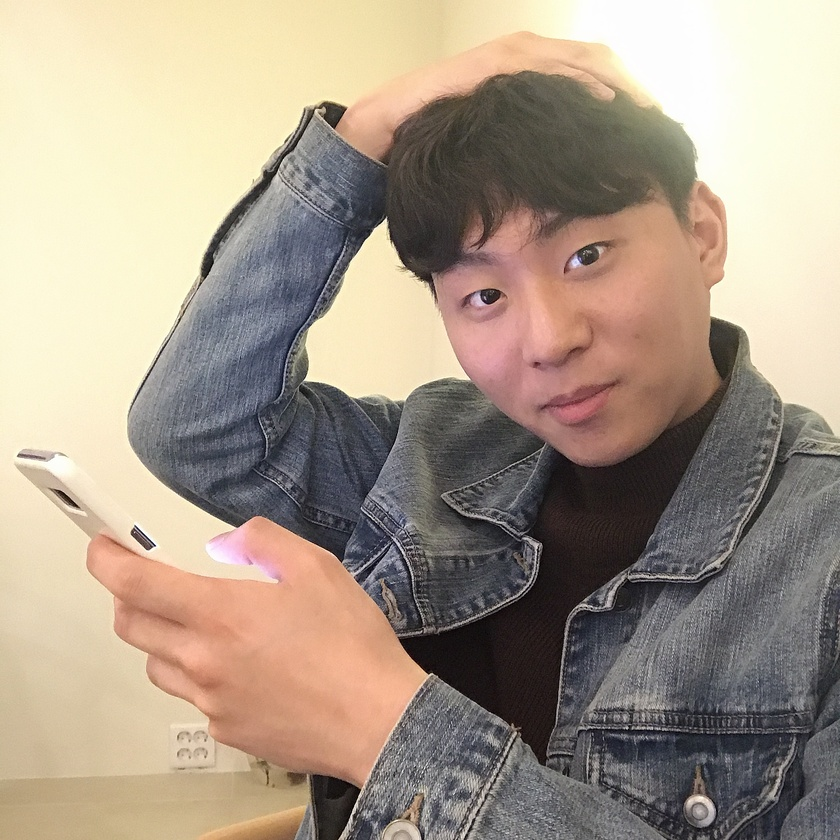
//> input picture 인터넷DB응용/Web/WebContent/images/pic02.jpg, 840 x 840 px, shrunk from 1923 x 1923 before the run, given in place of worldleaders_atUN.jpg, which was not available
$ ./morphologytest   (built with g++ and OpenCV 4)
//> lines starting //> are read from the running program, lines starting //| are printed output that depends on the picture; after the words box and inside, x2 and y2 are one past the last pixel; in counts of white or black regions, pixels touching at a corner belong together; pictures that were not available may be replaced by others from this repository, and a replacement may not be noted
#include <iostream>
#include <opencv\cxcore.hpp>
#include <opencv\cv.hpp>
#include <opencv.hpp>
#include <opencv\highgui.h>
#include <Windows.h>


using namespace cv;
using namespace std;

void morphrocessor(char *);
void skin_color_processor(Mat img, Mat face);
bool isskin(Vec3b px3);
bool isskin_Peer(uchar r, uchar g, uchar b);
Mat locateFaces(Mat mface);
void drawREBounds(Mat, vector<vector<Point>>, vector<Vec4i>, Mat);
void main(int argc, char* argv[]) {
	morphrocessor("모폴로지");

}
void drawREBounds(Mat canny_oput, vector<vector<Point>> contours, vector<Vec4i> hierarchy, Mat drawing) {
	vector<RotatedRect> minRect(contours.size());
	vector<RotatedRect> minEllipse(contours.size());
	RNG rng(12345);
	//- compute Rects and Ellipses -
	for (int i = 0; i < contours.size(); i++) {
		if (contours[i].size() > 100) {
			minRect[i] = minAreaRect(Mat(contours[i]));//가장작은감싸는 사각형
			minEllipse[i] = fitEllipse(Mat(contours[i]));//가장작은 감싸는 타원
		}
	}
	// -draw Rects and Ellipses-
	for (int i = 0; i < contours.size(); i++) {
		Scalar color = Scalar(rng.uniform(0, 255), rng.uniform(0, 255), rng.uniform(0, 255));
		ellipse(drawing, minEllipse[i], color, 1, 8);
		//사각형그려주는함수가 없음.
		Point2f rect_points[4];
		minRect[i].points(rect_points);
		for (int j = 0; j < 4; j++) {
			line(drawing, rect_points[j], rect_points[(j + 1) % 4], color, 1, 8);
		}
	}
}
Mat locateFaces(Mat mface) {
	Mat canny_oput;
	vector<vector<Point>> contours;
	vector<Vec4i> hierarchy;
	RNG rng(12345);//random number generation
	int thresh = 100;//for Canny

	Canny(mface, canny_oput, thresh, thresh * 2, 3); //aperture
	findContours(canny_oput, contours, hierarchy, CV_RETR_TREE, CV_CHAIN_APPROX_SIMPLE, Point(0, 0));
	//draw contours opengl
	Mat drawing = Mat::zeros(canny_oput.size(), CV_8UC3);
	for (int i = 0; i < contours.size(); i++) {
		//랜덤색을 생성.rgb
		Scalar color = Scalar(rng.uniform(0, 255), rng.uniform(0, 255), rng.uniform(0, 255));
		drawContours(drawing, contours, i, color, 2, 8, hierarchy, 0, Point());
		//1=thick(테두리의 굵기
		//8=line_type
	}
	drawREBounds(canny_oput, contours, hierarchy, drawing);
	return drawing;
}
void morphrocessor(char* w0) {
//> called with w0 = "모폴로지"
	Mat img = imread("worldleaders_atUN.jpg", CV_LOAD_IMAGE_COLOR);
//> img is the input picture: 840 rows x 840 cols, CV_8UC3; mean B, G, R 136.7, 152.8, 167.4
	Mat face = Mat::zeros(Size(img.cols, img.rows), CV_8U);
	Mat mface = face.clone();
	if (img.empty()) { cout << "사진없음" << endl; return; }
	namedWindow(w0, CV_WINDOW_AUTOSIZE);
	imshow(w0, img);
	moveWindow(w0, 100, 100);
	waitKey(0);
	skin_color_processor(img, face);
//> after the loop in skin_color_processor, `for (int i = 0; i < img.rows; i++)`:
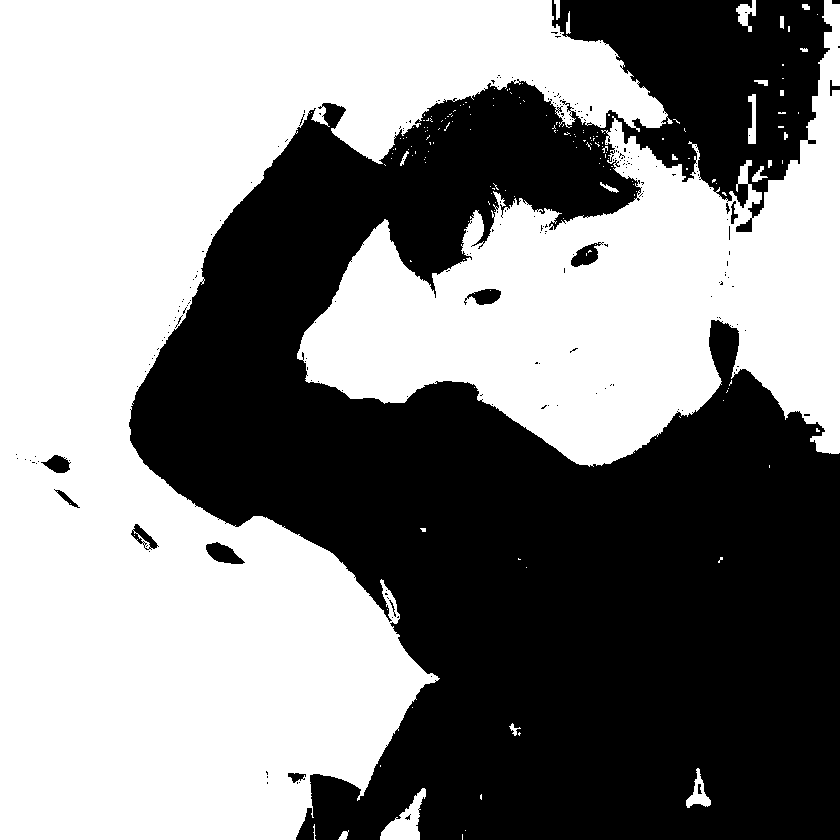
//> face: 840 rows x 840 cols, CV_8UC1; 53.5% white; 221 black regions (207 under 20 px), largest, box (x1, y1, x2, y2) and area: (129, 0, 840, 840) 325409, (206, 542, 245, 564) 496, (571, 242, 604, 267) 417
	imshow("얼굴", face);
	waitKey(0);
	//- Morphgy: erode/dilate/open/close -
	if (0) {
		erode(face, mface, Mat(), Point(-1, -1), 2);//모폴로지 횟수
		dilate(face, mface, Mat(), Point(-1, -1), 2);
	}
	else {
		Mat mel(5, 5, CV_8U, Scalar(1));
		morphologyEx(face, mface, MORPH_OPEN, mel);
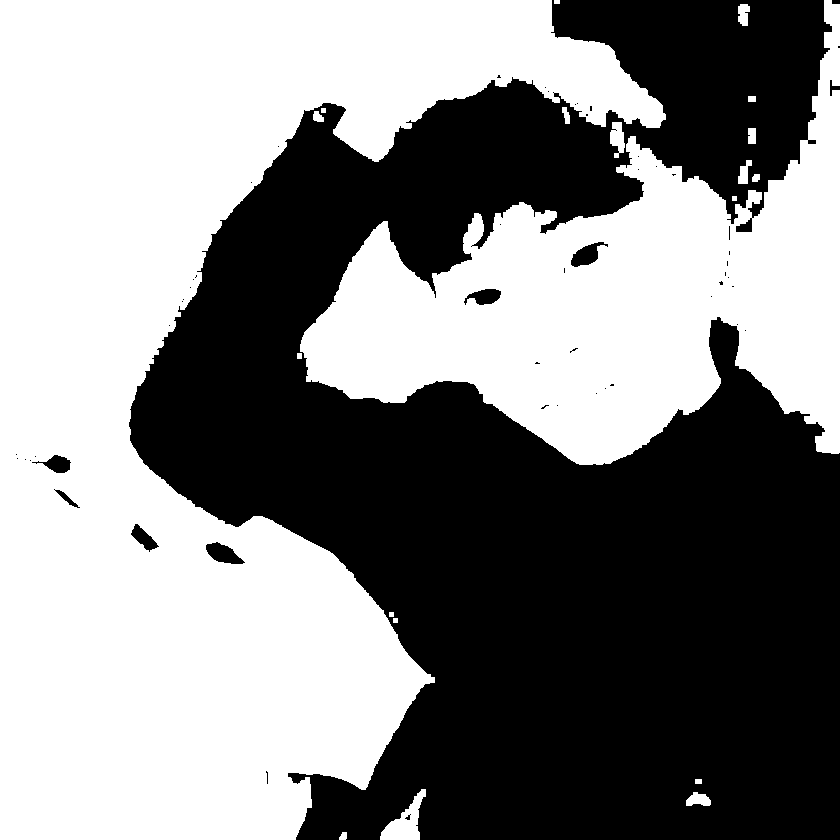
//> mface: 840 rows x 840 cols, CV_8UC1; 52.8% white; 55 black regions (46 under 20 px), largest, box (x1, y1, x2, y2) and area: (129, 0, 840, 840) 330526, (206, 542, 245, 564) 496, (571, 242, 608, 267) 463
		morphologyEx(mface, mface, MORPH_CLOSE, mel);
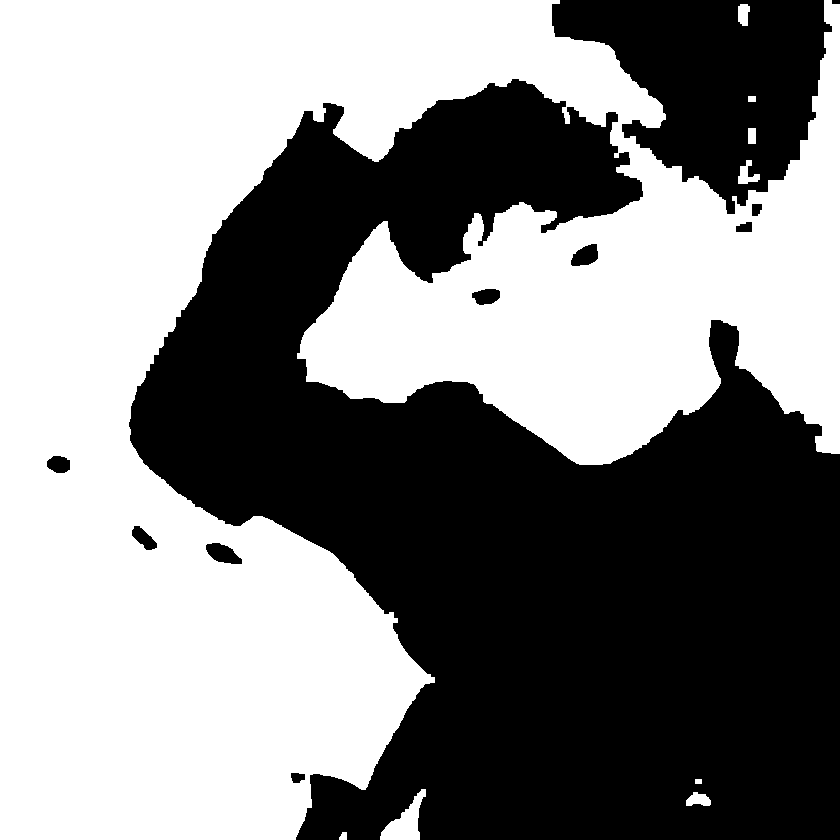
//> mface: 840 rows x 840 cols, CV_8UC1; 53% white; 11 black regions, largest, box (x1, y1, x2, y2) and area: (129, 79, 840, 840) 294775, (552, 0, 832, 214) 34613, (206, 543, 242, 564) 487

	}
	imshow(w0, mface);
	waitKey(0);
	Mat fcontr = locateFaces(mface);
//> in locateFaces, `Canny(mface, canny_oput, thresh, thresh * 2, 3);`:
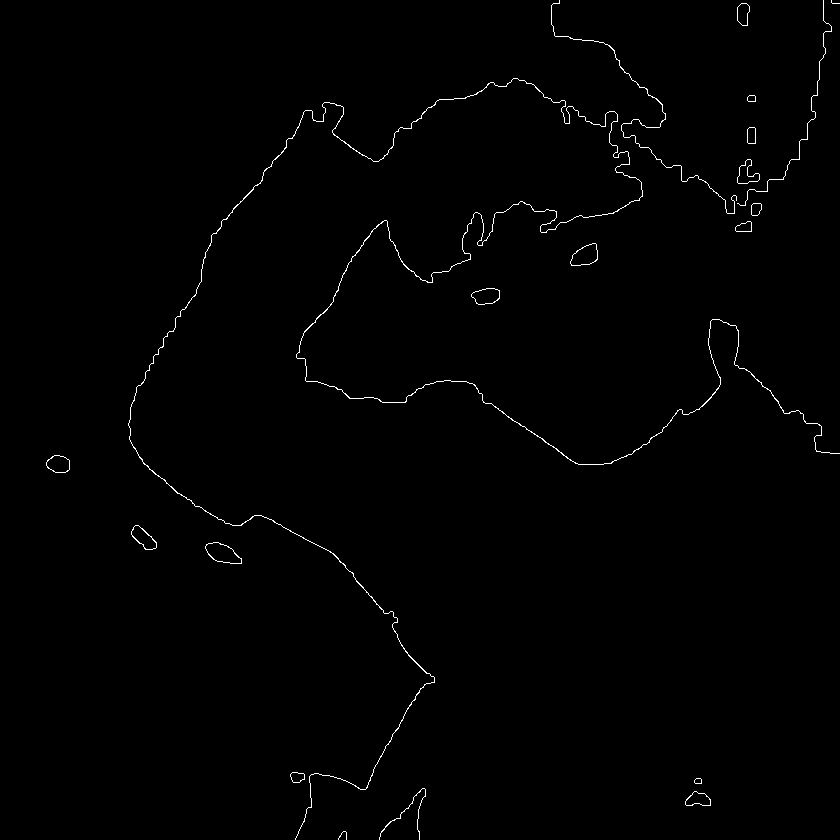
//> canny_oput: 840 rows x 840 cols, CV_8UC1; 0.71% white in thin lines or dots
//> in locateFaces, `findContours(canny_oput, contours, hierarchy, CV_RETR_TREE, CV_CHAIN_A..`: contours = 34 contours, 4 with area under 20; largest, box (x1, y1, x2, y2) and area: (205, 542, 242, 564) 487, (205, 542, 242, 564) 474, (570, 243, 598, 266) 418, (570, 243, 598, 266) 412, (128, 78, 840, 840) 370
//> the loop in locateFaces, `for (int i = 0; i < contours.size(); i++)` made 34 passes
//> after the loop in locateFaces, `for (int i = 0; i < contours.size(); i++)`:
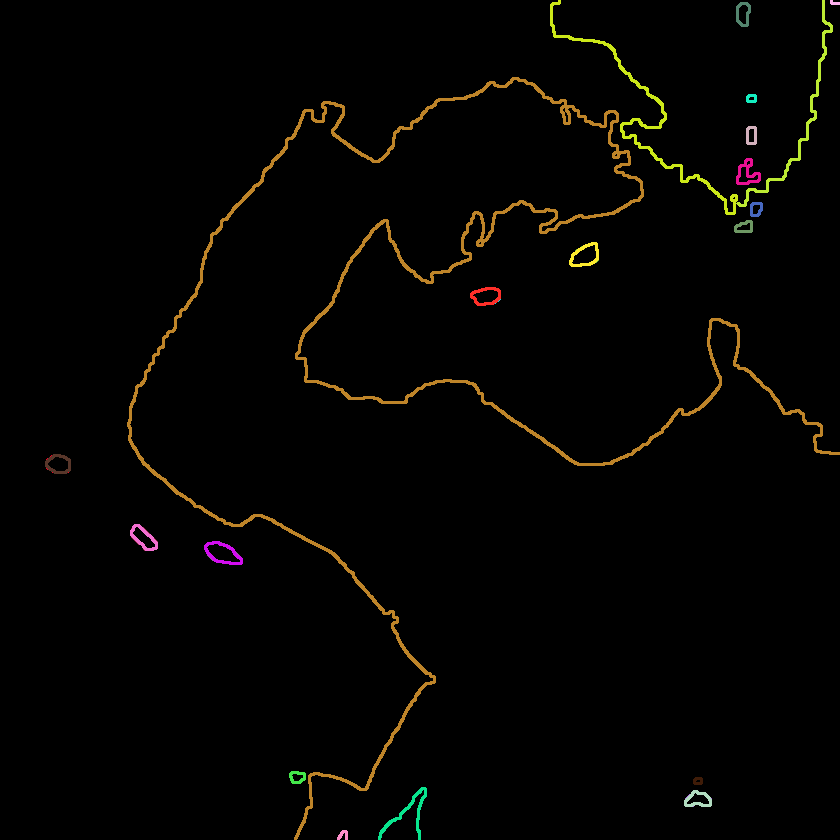
//> drawing: 840 rows x 840 cols, CV_8UC3; mean B, G, R 1.4, 3.6, 4.5
//> the loop in drawREBounds, `for (int i = 0; i < contours.size(); i++)` made 34 passes
//> after the loop in drawREBounds, `for (int i = 0; i < contours.size(); i++)`:
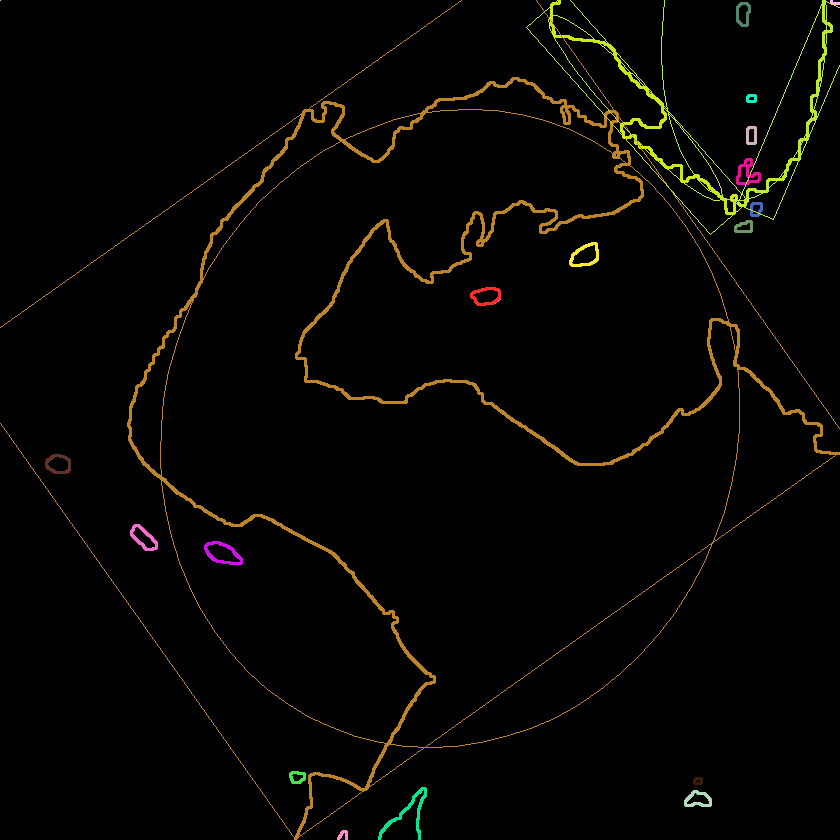
//> drawing: 840 rows x 840 cols, CV_8UC3; 0.71% of pixels changed, all inside (x1, y1, x2, y2) = (0, 0, 840, 838)
	imshow("얼굴", fcontr);
	waitKey(0);
}
void skin_color_processor(Mat img, Mat face) {
	for (int i = 0; i < img.rows; i++) {
		for (int j = 0; j < img.cols; j++) {
			if (isskin(img.at<Vec3b>(i, j)))
				face.at<uchar>(i, j) = 255;
		}
	}
}
bool isskin_Peer(uchar r, uchar g, uchar b) {
	if (!(r > 95 && g > 40 && b > 20))
		return false;
	else if (!(abs(r - b) > 15 && r > g && r > b))return false;
	else {
		uchar mx = max(r, g);
		uchar mn = min(r, b);
		if (max(mx, b) - min(mn, b) <= 15) return false;
		else return true;
	}

}

bool isskin(Vec3b px3) {
	return isskin_Peer(px3[2], px3[1], px3[0]);
}
